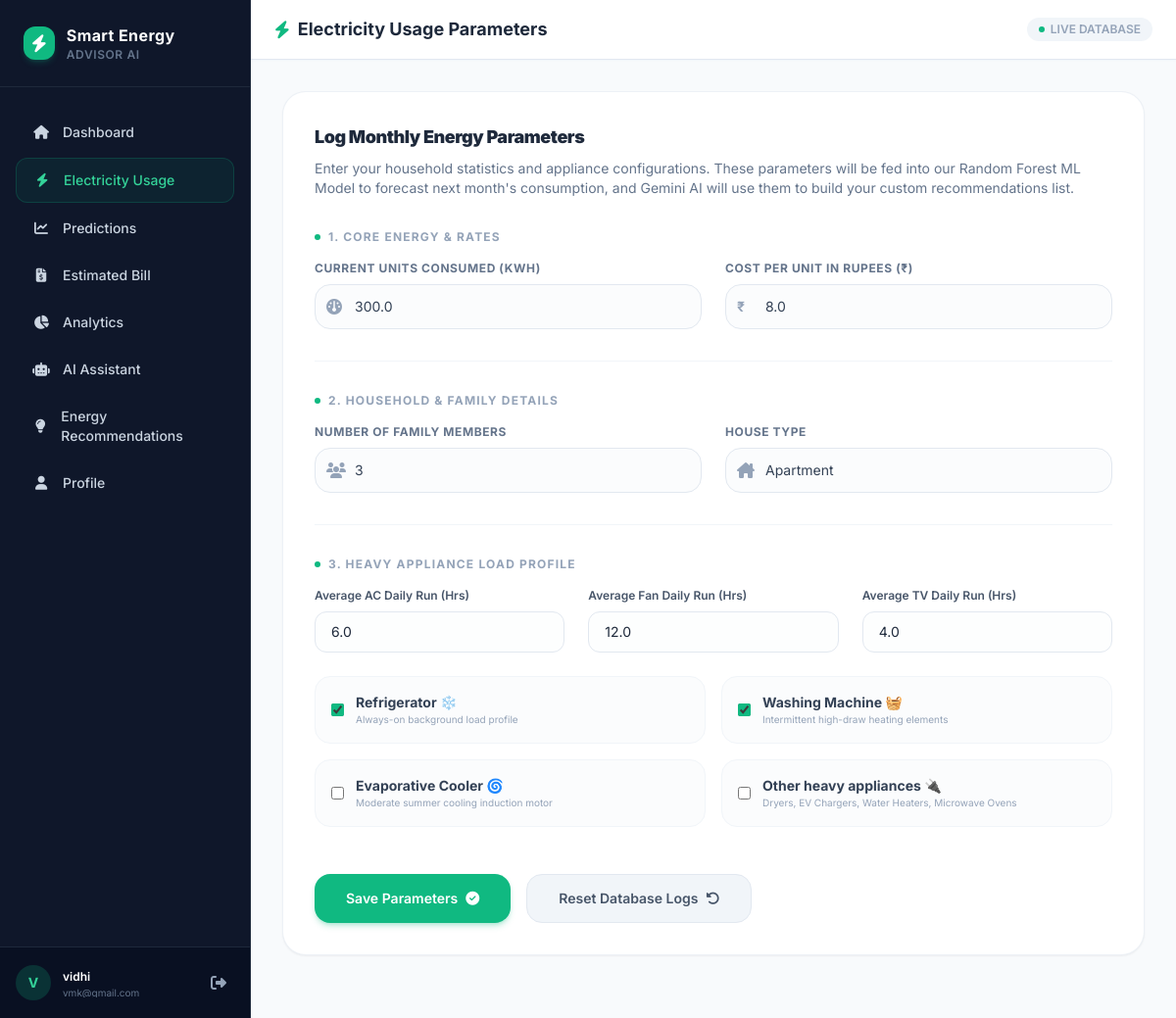
The page /usage (signed in) on the database its author committed.
### tables this page shows
CREATE TABLE energy_usage (
    id INTEGER PRIMARY KEY AUTOINCREMENT,
    user_id INTEGER NOT NULL,
    units_consumed REAL NOT NULL,
    rate REAL NOT NULL,
    family_members INTEGER NOT NULL,
    house_type TEXT NOT NULL,
    ac_hours REAL NOT NULL,
    fan_hours REAL NOT NULL,
    tv_hours REAL NOT NULL,
    refrigerator INTEGER NOT NULL DEFAULT 0,
    washing_machine INTEGER NOT NULL DEFAULT 0,
    cooler INTEGER NOT NULL DEFAULT 0,
    other_appliances INTEGER NOT NULL DEFAULT 0,
    recorded_date DATE NOT NULL DEFAULT CURRENT_DATE,
    FOREIGN KEY(user_id) REFERENCES users(id) ON DELETE CASCADE
);

### routes/main.py (the view, shortened to what this page needs)
@main_bp.route('/usage', methods=['GET', 'POST'])
@login_required
def usage():
    user_id = session['user_id']
    latest_usage = get_latest_energy_usage(user_id)
    return render_template('usage.html', usage=latest_usage)

### routes/main.py (called while the page is built)
def login_required(f):
    @wraps(f)
    def decorated_function(*args, **kwargs):
        if 'user_id' not in session:
            flash("Authentication required. Please log in first.", "warning")
            return redirect(url_for('auth.login'))
        return f(*args, **kwargs)
    return decorated_function

### services/db.py (called while the page is built)
def get_db_connection():
    os.makedirs(os.path.dirname(DB_PATH), exist_ok=True)
    conn = sqlite3.connect(DB_PATH)
    conn.row_factory = sqlite3.Row
    conn.execute("PRAGMA foreign_keys = ON")
    return conn

def get_latest_energy_usage(user_id):
    conn = get_db_connection()
    try:
        row = conn.execute(
            "SELECT * FROM energy_usage WHERE user_id = ? ORDER BY recorded_date DESC LIMIT 1",
            (user_id,)
        ).fetchone()
        return dict(row) if row else None
    finally:
        conn.close()

### templates/usage.html (shortened to what this page needs)
{% extends "base.html" %}
{% block page_header %}
<i class="fa-solid fa-bolt text-emerald-500"></i> Electricity Usage Parameters
{% endblock %}
{% block content %}
<div class="max-w-4xl mx-auto">
    <div class="bg-white rounded-3xl border border-slate-200/60 shadow-sm p-6 sm:p-8 mb-8">
        <h3 class="text-lg font-black text-slate-800 tracking-tight mb-2">Log Monthly Energy Parameters</h3>
        <p class="text-sm text-slate-500 mb-8">Enter your household statistics and appliance configurations. These parameters will be fed into our Random Forest ML Model to forecast next month's consumption, and Gemini AI will use them to build your custom recommendations list.</p>
        <form action="{{ url_for('main.usage') }}" method="POST" class="space-y-8">
            <div>
                <h4 class="text-xs font-bold text-slate-400 uppercase tracking-widest mb-4 flex items-center gap-2">
                    <span class="w-1.5 h-1.5 bg-emerald-500 rounded-full"></span> 1. Core Energy & Rates
                </h4>
                <div class="grid grid-cols-1 md:grid-cols-2 gap-6">
                    <div>
                        <label for="units_consumed" class="block text-xs font-bold uppercase text-slate-500 tracking-wider mb-2">Current Units Consumed (kWh)</label>
                        <div class="relative">
                            <span class="absolute inset-y-0 left-0 pl-3 flex items-center text-slate-400">
                                <i class="fa-solid fa-gauge"></i>
                            </span>
                            <input type="number" name="units_consumed" id="units_consumed" required min="0" step="0.1" value="{% if usage %}{{ usage.units_consumed }}{% else %}250.0{% endif %}" class="w-full pl-10 pr-4 py-3 rounded-2xl border border-slate-200 focus:outline-none focus:ring-2 focus:ring-emerald-500/20 focus:border-emerald-500 transition-all text-sm text-slate-700 bg-slate-50/50">
                        </div>
                    </div>
                    <div>
                        <label for="rate" class="block text-xs font-bold uppercase text-slate-500 tracking-wider mb-2">Cost Per Unit in Rupees (₹)</label>
                        <div class="relative">
                            <span class="absolute inset-y-0 left-0 pl-3 flex items-center text-slate-400 font-bold text-sm">
                                ₹
                            </span>
                            <input type="number" name="rate" id="rate" required min="0" step="0.1" value="{% if usage %}{{ usage.rate }}{% else %}8.0{% endif %}" class="w-full pl-10 pr-4 py-3 rounded-2xl border border-slate-200 focus:outline-none focus:ring-2 focus:ring-emerald-500/20 focus:border-emerald-500 transition-all text-sm text-slate-700 bg-slate-50/50">
                        </div>
                    </div>
                </div>
            </div>
            <hr class="border-slate-100">
            <div>
                <h4 class="text-xs font-bold text-slate-400 uppercase tracking-widest mb-4 flex items-center gap-2">
                    <span class="w-1.5 h-1.5 bg-emerald-500 rounded-full"></span> 2. Household & Family Details
                </h4>
                <div class="grid grid-cols-1 md:grid-cols-2 gap-6">
                    <div>
                        <label for="family_members" class="block text-xs font-bold uppercase text-slate-500 tracking-wider mb-2">Number of Family Members</label>
                        <div class="relative">
                            <span class="absolute inset-y-0 left-0 pl-3 flex items-center text-slate-400">
                                <i class="fa-solid fa-users"></i>
                            </span>
                            <input type="number" name="family_members" id="family_members" required min="1" max="15" value="{% if usage %}{{ usage.family_members }}{% else %}3{% endif %}" class="w-full pl-10 pr-4 py-3 rounded-2xl border border-slate-200 focus:outline-none focus:ring-2 focus:ring-emerald-500/20 focus:border-emerald-500 transition-all text-sm text-slate-700 bg-slate-50/50">
                        </div>
                    </div>
                    <div>
                        <label for="house_type" class="block text-xs font-bold uppercase text-slate-500 tracking-wider mb-2">House Type</label>
                        <div class="relative">
                            <span class="absolute inset-y-0 left-0 pl-3 flex items-center text-slate-400">
                                <i class="fa-solid fa-house-chimney"></i>
                            </span>
                            <select name="house_type" id="house_type" class="w-full pl-10 pr-4 py-3 rounded-2xl border border-slate-200 focus:outline-none focus:ring-2 focus:ring-emerald-500/20 focus:border-emerald-500 transition-all text-sm text-slate-700 bg-slate-50/50 appearance-none">
                                <option value="Apartment" {% if usage and usage.house_type == 'Apartment' %}selected{% endif %}>Apartment</option>
                            </select>
                        </div>
                    </div>
                </div>
            </div>
            <hr class="border-slate-100">
            <div>
                <h4 class="text-xs font-bold text-slate-400 uppercase tracking-widest mb-4 flex items-center gap-2">
                    <span class="w-1.5 h-1.5 bg-emerald-500 rounded-full"></span> 3. Heavy Appliance Load Profile
                </h4>
                <div class="grid grid-cols-1 sm:grid-cols-3 gap-6 mb-6">
                    <div>
                        <label for="ac_hours" class="block text-xs font-semibold text-slate-600 mb-2">Average AC Daily Run (Hrs)</label>
                        <input type="number" name="ac_hours" id="ac_hours" min="0" max="24" step="0.5" value="{% if usage %}{{ usage.ac_hours }}{% else %}6.0{% endif %}" class="w-full px-4 py-2.5 rounded-xl border border-slate-200 focus:outline-none focus:ring-2 focus:ring-emerald-500/10 focus:border-emerald-500 text-sm bg-slate-50/30">
                    </div>
                    <div>
                        <label for="fan_hours" class="block text-xs font-semibold text-slate-600 mb-2">Average Fan Daily Run (Hrs)</label>
                        <input type="number" name="fan_hours" id="fan_hours" min="0" max="24" step="0.5" value="{% if usage %}{{ usage.fan_hours }}{% else %}12.0{% endif %}" class="w-full px-4 py-2.5 rounded-xl border border-slate-200 focus:outline-none focus:ring-2 focus:ring-emerald-500/10 focus:border-emerald-500 text-sm bg-slate-50/30">
                    </div>
                    <div>
                        <label for="tv_hours" class="block text-xs font-semibold text-slate-600 mb-2">Average TV Daily Run (Hrs)</label>
                        <input type="number" name="tv_hours" id="tv_hours" min="0" max="24" step="0.5" value="{% if usage %}{{ usage.tv_hours }}{% else %}4.0{% endif %}" class="w-full px-4 py-2.5 rounded-xl border border-slate-200 focus:outline-none focus:ring-2 focus:ring-emerald-500/10 focus:border-emerald-500 text-sm bg-slate-50/30">
                    </div>
                </div>
                <div class="grid grid-cols-1 sm:grid-cols-2 gap-4">
                    <div class="flex items-center p-4 bg-slate-50/60 border border-slate-100 rounded-2xl hover:bg-slate-100/40 transition-colors">
                        <input type="checkbox" name="refrigerator" id="refrigerator" {% if not usage or usage.refrigerator %}checked{% endif %} class="w-4.5 h-4.5 text-emerald-600 border-slate-300 rounded focus:ring-emerald-500 accent-emerald-500">
                        <label for="refrigerator" class="ml-3 select-none">
                            <span class="block text-sm font-bold text-slate-700">Refrigerator ❄️</span>
                            <span class="block text-[10px] text-slate-400">Always-on background load profile</span>
                        </label>
                    </div>
                    <div class="flex items-center p-4 bg-slate-50/60 border border-slate-100 rounded-2xl hover:bg-slate-100/40 transition-colors">
                        <input type="checkbox" name="washing_machine" id="washing_machine" {% if not usage or usage.washing_machine %}checked{% endif %} class="w-4.5 h-4.5 text-emerald-600 border-slate-300 rounded focus:ring-emerald-500 accent-emerald-500">
                        <label for="washing_machine" class="ml-3 select-none">
                            <span class="block text-sm font-bold text-slate-700">Washing Machine 🧺</span>
                            <span class="block text-[10px] text-slate-400">Intermittent high-draw heating elements</span>
                        </label>
                    </div>
                    <div class="flex items-center p-4 bg-slate-50/60 border border-slate-100 rounded-2xl hover:bg-slate-100/40 transition-colors">
                        <input type="checkbox" name="cooler" id="cooler" {% if usage and usage.cooler %}checked{% endif %} class="w-4.5 h-4.5 text-emerald-600 border-slate-300 rounded focus:ring-emerald-500 accent-emerald-500">
                        <label for="cooler" class="ml-3 select-none">
                            <span class="block text-sm font-bold text-slate-700">Evaporative Cooler 🌀</span>
                            <span class="block text-[10px] text-slate-400">Moderate summer cooling induction motor</span>
                        </label>
                    </div>
                    <div class="flex items-center p-4 bg-slate-50/60 border border-slate-100 rounded-2xl hover:bg-slate-100/40 transition-colors">
                        <input type="checkbox" name="other_appliances" id="other_appliances" {% if usage and usage.other_appliances %}checked{% endif %} class="w-4.5 h-4.5 text-emerald-600 border-slate-300 rounded focus:ring-emerald-500 accent-emerald-500">
                        <label for="other_appliances" class="ml-3 select-none">
                            <span class="block text-sm font-bold text-slate-700">Other heavy appliances 🔌</span>
                            <span class="block text-[10px] text-slate-400">Dryers, EV Chargers, Water Heaters, Microwave Ovens</span>
                        </label>
                    </div>
                </div>
            </div>
            <div class="flex flex-col sm:flex-row gap-4 pt-4">
                <button type="submit" class="bg-emerald-500 hover:bg-emerald-600 text-white font-semibold py-3.5 px-8 rounded-2xl transition-all shadow-md shadow-emerald-500/25 text-sm flex items-center justify-center gap-2 transform hover:-translate-y-0.5">
                    Save Parameters <i class="fa-solid fa-circle-check"></i>
                </button>
                <button type="button" onclick="confirmReset()" class="bg-slate-100 hover:bg-slate-200 text-slate-600 border border-slate-200 font-semibold py-3.5 px-8 rounded-2xl transition-all text-sm flex items-center justify-center gap-2">
                    Reset Database Logs <i class="fa-solid fa-rotate-left"></i>
                </button>
            </div>
        </form>
    </div>
</div>
{% endblock %}

### static/css/style.css (style rules this page uses)
html { scroll-behavior: smooth; }

### rows shown on the page
energy_usage: units_consumed "300.0", rate "8.0", family_members "3", house_type "Apartment", ac_hours "6.0", fan_hours "12.0", tv_hours "4.0", refrigerator "☑", washing_machine "☑"

### other values the page prints
{{ session.get('user_name')[0] | upper }} "V"
{{ session.get('user_name') }} "vidhi"
{{ session.get('user_email') }} "vmk@gmail.com"
